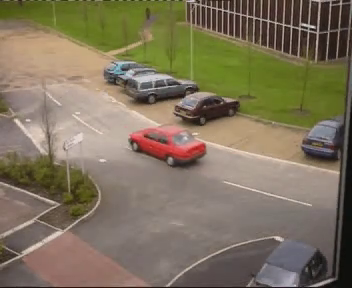
#> input picture frame 145 of 9.객체추적과 모션벡터/image/PETS2000.mp4, 352 x 288 px
$ python 1_3.bs_mog.py
#> lines starting #> are read from the running program, lines starting #| are printed output that depends on the picture; after the words box and inside, x2 and y2 are one past the last pixel; in counts of white or black regions, pixels touching at a corner belong together
import sys
import numpy as np
import cv2

cap = cv2.VideoCapture("image/PETS2000.mp4")

if not cap.isOpened() :
    print("Video load failed")
    sys.exit()

# bs = cv2.createBackgroundSubtractorMOG2()
bs = cv2.createBackgroundSubtractorKNN()
while True :
    ret, frame = cap.read()
#> frame is the input picture: shape (288, 352, 3); mean B, G, R 93.1, 115.4, 127.1

    if not ret : break

    gray = cv2.cvtColor(frame, cv2.COLOR_BGR2GRAY)
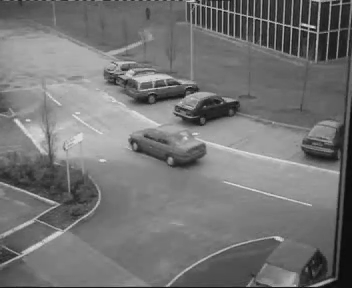
#> gray: shape (288, 352); min 9, max 227, mean 116.3
    fgmask = bs.apply(gray)
#> fgmask: shape (288, 352); every value is 255
    back = bs.getBackgroundImage()

    _,_,stats,_ = cv2.connectedComponentsWithStats(fgmask)
#> stats = [[-1, 2147483647, 0, 0, 0], [0, 0, 352, 288, 101376]]

    for stat in stats[1:] :
        x,y,w,h,s = stat
        if s < 100 : continue

        cv2.rectangle(frame, (x,y,w,h), (0,0,255),2)
#> this loop made 1 pass
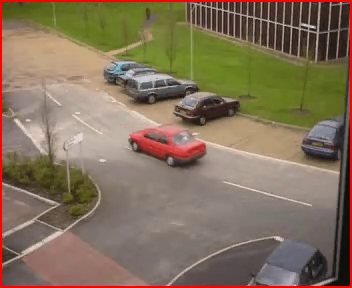
#> frame: shape (288, 352, 3); 2.51% of pixels changed, all inside (x1, y1, x2, y2) = (0, 0, 352, 288)

    cv2.imshow('frame',frame)
    cv2.imshow('fgmask',fgmask)
    cv2.imshow('back',back)
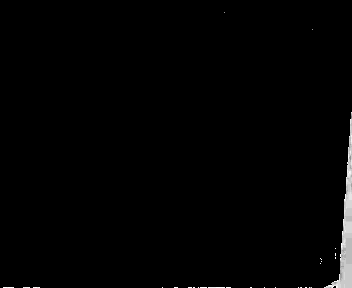
#> window 'back': shape (288, 352); min 0, max 19, mean 0.216; drawn with min black and max white

    if cv2.waitKey(30) == 27 :
#> (key Esc is pressed here)
        break

cap.release()
cv2.destroyAllWindows()

$ run again, starting later in the video
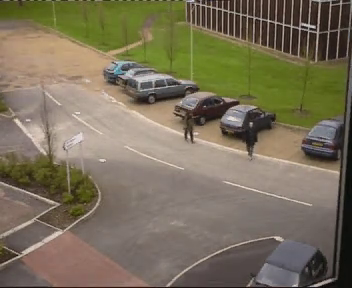
#> input picture frame 1161 of 9.객체추적과 모션벡터/image/PETS2000.mp4, 352 x 288 px
#> frame is the input picture: shape (288, 352, 3); mean B, G, R 90.4, 112.3, 121.9
#> `gray = cv2.cvtColor(frame, cv2.COLOR_BGR2GRAY)`:
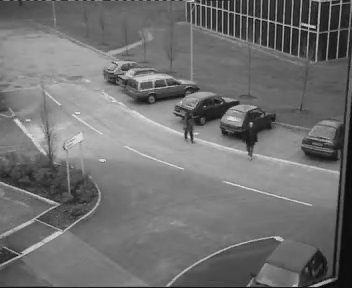
#> gray: shape (288, 352); min 8, max 224, mean 112.6
#> fgmask: shape (288, 352); every value is 255
#> stats = [[-1, 2147483647, 0, 0, 0], [0, 0, 352, 288, 101376]]
#> the loop `for stat in stats[1:] :` made 1 pass
#> `cv2.imshow('back',back)`:
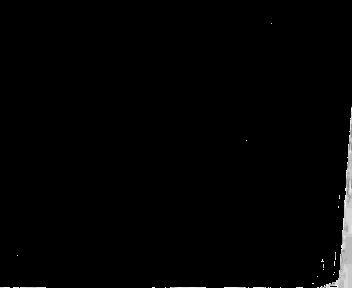
#> window 'back': shape (288, 352); min 0, max 19, mean 0.228; drawn with min black and max white
